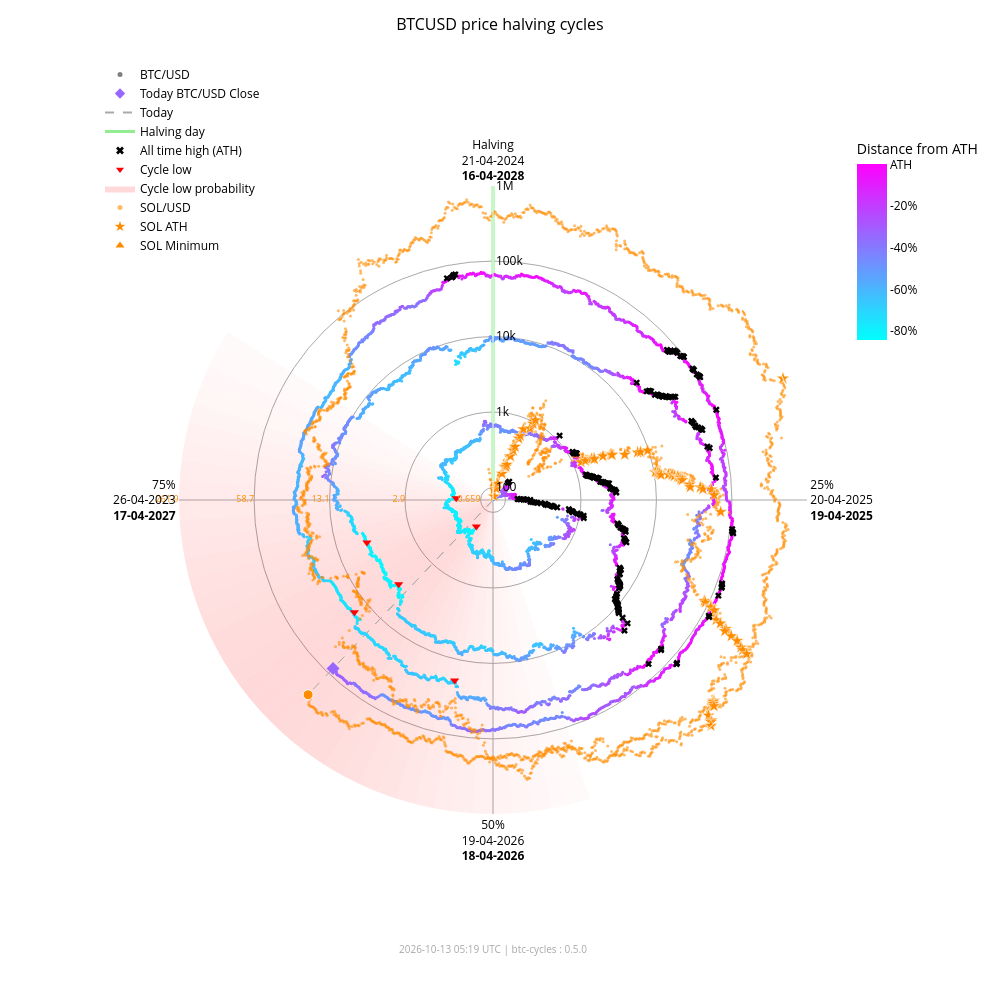

Notebook source saved alongside this figure:
### Markdown cell above
### Interactive chart with overlay

### Code cell
fig_overlay_interactive = btc.plot(
    kind="interactive",
    from_date="2012-11-28",
    overlay=sol,
)
fig_overlay_interactive.show(config={"scrollZoom": True, "displayModeBar": True})

### Figure 1 — Plotly figure (JSON) as saved in the notebook; plotly's stock layout.template omitted (floating-point values rounded to 4 significant figures; data arrays with more than 128 entries replaced by an {"elided": "..."} marker saying what was removed)
{"data": [{"fill": "toself", "fillcolor": "rgba(255,0,0,0.018306980149439524)", "hoverinfo": "skip", "line": {"width": 0}, "mode": "lines", "r": [68.43, 1000000, 1000000, 68.43, 68.43], "showlegend": false, "theta": [162.0, 162.0, 165.6, 165.6, 162.0], "type": "scatterpolar"}, {"fill": "toself", "fillcolor": "rgba(255,0,0,0.02405911634527998)", "hoverinfo": "skip", "line": {"width": 0}, "mode": "lines", "r": [68.43, 1000000, 1000000, 68.43, 68.43], "showlegend": false, "theta": [165.6, 165.6, 169.2, 169.2, 165.6], "type": "scatterpolar"}, {"fill": "toself", "fillcolor": "rgba(255,0,0,0.030803449372254352)", "hoverinfo": "skip", "line": {"width": 0}, "mode": "lines", "r": [68.43, 1000000, 1000000, 68.43, 68.43], "showlegend": false, "theta": [169.2, 169.2, 172.8, 172.8, 169.2], "type": "scatterpolar"}, {"fill": "toself", "fillcolor": "rgba(255,0,0,0.03847233586005252)", "hoverinfo": "skip", "line": {"width": 0}, "mode": "lines", "r": [68.43, 1000000, 1000000, 68.43, 68.43], "showlegend": false, "theta": [172.8, 172.8, 176.4, 176.4, 172.8], "type": "scatterpolar"}, {"fill": "toself", "fillcolor": "rgba(255,0,0,0.04694405159551339)", "hoverinfo": "skip", "line": {"width": 0}, "mode": "lines", "r": [68.43, 1000000, 1000000, 68.43, 68.43], "showlegend": false, "theta": [176.4, 176.4, 180.0, 180.0, 176.4], "type": "scatterpolar"}, {"fill": "toself", "fillcolor": "rgba(255,0,0,0.05605603979818329)", "hoverinfo": "skip", "line": {"width": 0}, "mode": "lines", "r": [68.43, 1000000, 1000000, 68.43, 68.43], "showlegend": false, "theta": [180.0, 180.0, 183.6, 183.6, 180.0], "type": "scatterpolar"}, {"fill": "toself", "fillcolor": "rgba(255,0,0,0.06562330627802694)", "hoverinfo": "skip", "line": {"width": 0}, "mode": "lines", "r": [68.43, 1000000, 1000000, 68.43, 68.43], "showlegend": false, "theta": [183.6, 183.6, 187.2, 187.2, 183.6], "type": "scatterpolar"}, {"fill": "toself", "fillcolor": "rgba(255,0,0,0.07545707932574237)", "hoverinfo": "skip", "line": {"width": 0}, "mode": "lines", "r": [68.43, 1000000, 1000000, 68.43, 68.43], "showlegend": false, "theta": [187.2, 187.2, 190.8, 190.8, 187.2], "type": "scatterpolar"}, {"fill": "toself", "fillcolor": "rgba(255,0,0,0.08537841060169407)", "hoverinfo": "skip", "line": {"width": 0}, "mode": "lines", "r": [68.43, 1000000, 1000000, 68.43, 68.43], "showlegend": false, "theta": [190.8, 190.8, 194.4, 194.4, 190.8], "type": "scatterpolar"}, {"fill": "toself", "fillcolor": "rgba(255,0,0,0.09522272137134848)", "hoverinfo": "skip", "line": {"width": 0}, "mode": "lines", "r": [68.43, 1000000, 1000000, 68.43, 68.43], "showlegend": false, "theta": [194.4, 194.4, 198.0, 198.0, 194.4], "type": "scatterpolar"}, {"fill": "toself", "fillcolor": "rgba(255,0,0,0.10483418800389058)", "hoverinfo": "skip", "line": {"width": 0}, "mode": "lines", "r": [68.43, 1000000, 1000000, 68.43, 68.43], "showlegend": false, "theta": [198.0, 198.0, 201.6, 201.6, 198.0], "type": "scatterpolar"}, {"fill": "toself", "fillcolor": "rgba(255,0,0,0.11405248627197925)", "hoverinfo": "skip", "line": {"width": 0}, "mode": "lines", "r": [68.43, 1000000, 1000000, 68.43, 68.43], "showlegend": false, "theta": [201.6, 201.6, 205.2, 205.2, 201.6], "type": "scatterpolar"}, {"fill": "toself", "fillcolor": "rgba(255,0,0,0.12269756305009562)", "hoverinfo": "skip", "line": {"width": 0}, "mode": "lines", "r": [68.43, 1000000, 1000000, 68.43, 68.43], "showlegend": false, "theta": [205.2, 205.2, 208.8, 208.8, 205.2], "type": "scatterpolar"}, {"fill": "toself", "fillcolor": "rgba(255,0,0,0.13055959037792858)", "hoverinfo": "skip", "line": {"width": 0}, "mode": "lines", "r": [68.43, 1000000, 1000000, 68.43, 68.43], "showlegend": false, "theta": [208.8, 208.8, 212.4, 212.4, 208.8], "type": "scatterpolar"}, {"fill": "toself", "fillcolor": "rgba(255,0,0,0.13740037014073872)", "hoverinfo": "skip", "line": {"width": 0}, "mode": "lines", "r": [68.43, 1000000, 1000000, 68.43, 68.43], "showlegend": false, "theta": [212.4, 212.4, 216.0, 216.0, 212.4], "type": "scatterpolar"}, {"fill": "toself", "fillcolor": "rgba(255,0,0,0.14296927208088228)", "hoverinfo": "skip", "line": {"width": 0}, "mode": "lines", "r": [68.43, 1000000, 1000000, 68.43, 68.43], "showlegend": false, "theta": [216.0, 216.0, 219.6, 219.6, 216.0], "type": "scatterpolar"}, {"fill": "toself", "fillcolor": "rgba(255,0,0,0.14703219887325494)", "hoverinfo": "skip", "line": {"width": 0}, "mode": "lines", "r": [68.43, 1000000, 1000000, 68.43, 68.43], "showlegend": false, "theta": [219.6, 219.6, 223.2, 223.2, 219.6], "type": "scatterpolar"}, {"fill": "toself", "fillcolor": "rgba(255,0,0,0.14940752827264187)", "hoverinfo": "skip", "line": {"width": 0}, "mode": "lines", "r": [68.43, 1000000, 1000000, 68.43, 68.43], "showlegend": false, "theta": [223.2, 223.2, 226.8, 226.8, 223.2], "type": "scatterpolar"}, {"fill": "toself", "fillcolor": "rgba(255,0,0,0.15)", "hoverinfo": "skip", "line": {"width": 0}, "mode": "lines", "r": [68.43, 1000000, 1000000, 68.43, 68.43], "showlegend": false, "theta": [226.8, 226.8, 230.4, 230.4, 226.8], "type": "scatterpolar"}, {"fill": "toself", "fillcolor": "rgba(255,0,0,0.14882314851976614)", "hoverinfo": "skip", "line": {"width": 0}, "mode": "lines", "r": [68.43, 1000000, 1000000, 68.43, 68.43], "showlegend": false, "theta": [230.4, 230.4, 234.0, 234.0, 230.4], "type": "scatterpolar"}, {"fill": "toself", "fillcolor": "rgba(255,0,0,0.14600334989350275)", "hoverinfo": "skip", "line": {"width": 0}, "mode": "lines", "r": [68.43, 1000000, 1000000, 68.43, 68.43], "showlegend": false, "theta": [234.0, 234.0, 237.6, 237.6, 234.0], "type": "scatterpolar"}, {"fill": "toself", "fillcolor": "rgba(255,0,0,0.14176315293000513)", "hoverinfo": "skip", "line": {"width": 0}, "mode": "lines", "r": [68.43, 1000000, 1000000, 68.43, 68.43], "showlegend": false, "theta": [237.6, 237.6, 241.2, 241.2, 237.6], "type": "scatterpolar"}, {"fill": "toself", "fillcolor": "rgba(255,0,0,0.1363869302869166)", "hoverinfo": "skip", "line": {"width": 0}, "mode": "lines", "r": [68.43, 1000000, 1000000, 68.43, 68.43], "showlegend": false, "theta": [241.2, 241.2, 244.8, 244.8, 241.2], "type": "scatterpolar"}, {"fill": "toself", "fillcolor": "rgba(255,0,0,0.13017643696734477)", "hoverinfo": "skip", "line": {"width": 0}, "mode": "lines", "r": [68.43, 1000000, 1000000, 68.43, 68.43], "showlegend": false, "theta": [244.8, 244.8, 248.4, 248.4, 244.8], "type": "scatterpolar"}, {"fill": "toself", "fillcolor": "rgba(255,0,0,0.1234063302665758)", "hoverinfo": "skip", "line": {"width": 0}, "mode": "lines", "r": [68.43, 1000000, 1000000, 68.43, 68.43], "showlegend": false, "theta": [248.4, 248.4, 252.0, 252.0, 248.4], "type": "scatterpolar"}, {"fill": "toself", "fillcolor": "rgba(255,0,0,0.11628949020714345)", "hoverinfo": "skip", "line": {"width": 0}, "mode": "lines", "r": [68.43, 1000000, 1000000, 68.43, 68.43], "showlegend": false, "theta": [252.0, 252.0, 255.6, 255.6, 252.0], "type": "scatterpolar"}, {"fill": "toself", "fillcolor": "rgba(255,0,0,0.108959277972535)", "hoverinfo": "skip", "line": {"width": 0}, "mode": "lines", "r": [68.43, 1000000, 1000000, 68.43, 68.43], "showlegend": false, "theta": [255.6, 255.6, 259.2, 259.2, 255.6], "type": "scatterpolar"}, {"fill": "toself", "fillcolor": "rgba(255,0,0,0.1014715299920515)", "hoverinfo": "skip", "line": {"width": 0}, "mode": "lines", "r": [68.43, 1000000, 1000000, 68.43, 68.43], "showlegend": false, "theta": [259.2, 259.2, 262.8, 262.8, 259.2], "type": "scatterpolar"}, {"fill": "toself", "fillcolor": "rgba(255,0,0,0.09382430417652897)", "hoverinfo": "skip", "line": {"width": 0}, "mode": "lines", "r": [68.43, 1000000, 1000000, 68.43, 68.43], "showlegend": false, "theta": [262.8, 262.8, 266.4, 266.4, 262.8], "type": "scatterpolar"}, {"fill": "toself", "fillcolor": "rgba(255,0,0,0.08598937207621672)", "hoverinfo": "skip", "line": {"width": 0}, "mode": "lines", "r": [68.43, 1000000, 1000000, 68.43, 68.43], "showlegend": false, "theta": [266.4, 266.4, 270.0, 270.0, 266.4], "type": "scatterpolar"}, {"fill": "toself", "fillcolor": "rgba(255,0,0,0.07794710108398434)", "hoverinfo": "skip", "line": {"width": 0}, "mode": "lines", "r": [68.43, 1000000, 1000000, 68.43, 68.43], "showlegend": false, "theta": [270.0, 270.0, 273.6, 273.6, 270.0], "type": "scatterpolar"}, {"fill": "toself", "fillcolor": "rgba(255,0,0,0.06971614429145927)", "hoverinfo": "skip", "line": {"width": 0}, "mode": "lines", "r": [68.43, 1000000, 1000000, 68.43, 68.43], "showlegend": false, "theta": [273.6, 273.6, 277.2, 277.2, 273.6], "type": "scatterpolar"}, {"fill": "toself", "fillcolor": "rgba(255,0,0,0.061371174705723626)", "hoverinfo": "skip", "line": {"width": 0}, "mode": "lines", "r": [68.43, 1000000, 1000000, 68.43, 68.43], "showlegend": false, "theta": [277.2, 277.2, 280.8, 280.8, 277.2], "type": "scatterpolar"}, {"fill": "toself", "fillcolor": "rgba(255,0,0,0.05304520605236535)", "hoverinfo": "skip", "line": {"width": 0}, "mode": "lines", "r": [68.43, 1000000, 1000000, 68.43, 68.43], "showlegend": false, "theta": [280.8, 280.8, 284.4, 284.4, 280.8], "type": "scatterpolar"}, {"fill": "toself", "fillcolor": "rgba(255,0,0,0.044916938988340704)", "hoverinfo": "skip", "line": {"width": 0}, "mode": "lines", "r": [68.43, 1000000, 1000000, 68.43, 68.43], "showlegend": false, "theta": [284.4, 284.4, 288.0, 288.0, 284.4], "type": "scatterpolar"}, {"fill": "toself", "fillcolor": "rgba(255,0,0,0.0371870550186571)", "hoverinfo": "skip", "line": {"width": 0}, "mode": "lines", "r": [68.43, 1000000, 1000000, 68.43, 68.43], "showlegend": false, "theta": [288.0, 288.0, 291.6, 291.6, 288.0], "type": "scatterpolar"}, {"fill": "toself", "fillcolor": "rgba(255,0,0,0.030049603184432498)", "hoverinfo": "skip", "line": {"width": 0}, "mode": "lines", "r": [68.43, 1000000, 1000000, 68.43, 68.43], "showlegend": false, "theta": [291.6, 291.6, 295.2, 295.2, 291.6], "type": "scatterpolar"}, {"fill": "toself", "fillcolor": "rgba(255,0,0,0.023665126797805223)", "hoverinfo": "skip", "line": {"width": 0}, "mode": "lines", "r": [68.43, 1000000, 1000000, 68.43, 68.43], "showlegend": false, "theta": [295.2, 295.2, 298.8, 298.8, 295.2], "type": "scatterpolar"}, {"fill": "toself", "fillcolor": "rgba(255,0,0,0.018141004067302662)", "hoverinfo": "skip", "line": {"width": 0}, "mode": "lines", "r": [68.43, 1000000, 1000000, 68.43, 68.43], "showlegend": false, "theta": [298.8, 298.8, 302.4, 302.4, 298.8], "type": "scatterpolar"}, {"hoverinfo": "skip", "line": {"color": "darkgrey", "dash": "dash", "width": 1}, "mode": "lines", "r": [68.43, 81760.0], "showlegend": false, "theta": [223.5, 223.5], "type": "scatterpolar"}, {"hoverinfo": "skip", "line": {"color": "darkgrey", "dash": "dash", "width": 1}, "mode": "lines", "r": [68.43, 247000.0], "showlegend": false, "theta": [223.5, 223.5], "type": "scatterpolar"}, {"hoverinfo": "skip", "line": {"color": "lightgreen", "width": 3}, "mode": "lines", "r": [68.43, 1000000], "showlegend": false, "theta": [0, 0], "type": "scatterpolar"}, {"hoverinfo": "text", "marker": {"color": {"elided": "4917 str values"}, "size": 3}, "mode": "markers", "r": {"elided": "4917 float values"}, "showlegend": false, "text": {"elided": "4917 str values"}, "theta": {"elided": "4917 float values"}, "type": "scatterpolar"}, {"hoverinfo": "text", "marker": {"color": "#FF8C00", "opacity": 0.6, "size": 3}, "mode": "markers", "r": {"elided": "2377 float values"}, "showlegend": false, "text": {"elided": "2377 str values"}, "theta": {"elided": "2377 float values"}, "type": "scatterpolar"}, {"hoverinfo": "text", "marker": {"color": "#9768ff", "size": 10, "symbol": "diamond"}, "mode": "markers", "r": [81760.0], "showlegend": false, "text": ["Today<br>Date: 2026-10-12<br>Price: $81,762.56"], "theta": [223.5], "type": "scatterpolar"}, {"hoverinfo": "text", "marker": {"color": "#FF8C00", "line": {"color": "white", "width": 1}, "size": 10, "symbol": "circle"}, "mode": "markers", "r": [247000.0], "showlegend": false, "text": ["Today SOL<br>Date: 2026-10-12<br>Price: $105.56"], "theta": [223.5], "type": "scatterpolar"}, {"hoverinfo": "text", "marker": {"color": "#FF8C00", "line": {"color": "white", "width": 0.5}, "size": 10, "symbol": "star"}, "mode": "markers", "r": [68.43, 76.69, 98.28, 115.1, 160.2, 199.2, 200.3, 203.8, 217.3, 287.8, 349.8, 397.3, 523.3, 573.2, 718.1, 798.5, 948.0, 1078.0, 1271.0, 1461.0, 1785.0, 1908.0, 1917.0, 2530.0, 3215.0, 3302.0, 3322.0, 4795.0, 7121.0, 7760.0, 9679.0, 10370.0, 11210.0, 11600.0, 11830.0, 12190.0, 15220.0, 16990.0, 18090.0, 20010.0, 20730.0, 21720.0, 21920.0, 22700.0, 28100.0, 28410.0, 38550.0, 41750.0, 54000.0, 58230.0, 71670.0, 86520.0, 90770.0, 111800.0, 112400.0, 128500.0, 155700.0, 182600.0, 229400.0, 231200.0, 295100.0, 371400.0, 451600.0, 493500.0, 583700.0, 612100.0, 618900.0, 644000.0, 686600.0, 744100.0, 879500.0, 907500.0, 980900.0, 1000000.0], "showlegend": false, "text": ["SOL ATH<br>Date: 2020-04-10<br>Price: $0.95", "SOL ATH<br>Date: 2020-07-12<br>Price: $1.02", "SOL ATH<br>Date: 2020-07-13<br>Price: $1.18", "SOL ATH<br>Date: 2020-07-15<br>Price: $1.29", "SOL ATH<br>Date: 2020-07-26<br>Price: $1.57", "SOL ATH<br>Date: 2020-07-27<br>Price: $1.78", "SOL ATH<br>Date: 2020-07-28<br>Price: $1.78", "SOL ATH<br>Date: 2020-08-03<br>Price: $1.80", "SOL ATH<br>Date: 2020-08-04<br>Price: $1.87", "SOL ATH<br>Date: 2020-08-06<br>Price: $2.21", "SOL ATH<br>Date: 2020-08-08<br>Price: $2.47", "SOL ATH<br>Date: 2020-08-09<br>Price: $2.67", "SOL ATH<br>Date: 2020-08-10<br>Price: $3.13", "SOL ATH<br>Date: 2020-08-11<br>Price: $3.30", "SOL ATH<br>Date: 2020-08-12<br>Price: $3.77", "SOL ATH<br>Date: 2020-08-28<br>Price: $4.01", "SOL ATH<br>Date: 2020-08-30<br>Price: $4.44", "SOL ATH<br>Date: 2020-08-31<br>Price: $4.78", "SOL ATH<br>Date: 2021-02-02<br>Price: $5.27", "SOL ATH<br>Date: 2021-02-03<br>Price: $5.72", "SOL ATH<br>Date: 2021-02-04<br>Price: $6.43", "SOL ATH<br>Date: 2021-02-05<br>Price: $6.68", "SOL ATH<br>Date: 2021-02-07<br>Price: $6.70", "SOL ATH<br>Date: 2021-02-08<br>Price: $7.88", "SOL ATH<br>Date: 2021-02-10<br>Price: $9.07", "SOL ATH<br>Date: 2021-02-11<br>Price: $9.22", "SOL ATH<br>Date: 2021-02-12<br>Price: $9.25", "SOL ATH<br>Date: 2021-02-19<br>Price: $11.47", "SOL ATH<br>Date: 2021-02-22<br>Price: $14.45", "SOL ATH<br>Date: 2021-02-23<br>Price: $15.20", "SOL ATH<br>Date: 2021-02-24<br>Price: $17.30", "SOL ATH<br>Date: 2021-03-28<br>Price: $18.02", "SOL ATH<br>Date: 2021-03-29<br>Price: $18.85", "SOL ATH<br>Date: 2021-03-30<br>Price: $19.23", "SOL ATH<br>Date: 2021-03-31<br>Price: $19.47", "SOL ATH<br>Date: 2021-04-02<br>Price: $19.81", "SOL ATH<br>Date: 2021-04-03<br>Price: $22.55", "SOL ATH<br>Date: 2021-04-04<br>Price: $24.06", "SOL ATH<br>Date: 2021-04-06<br>Price: $24.96", "SOL ATH<br>Date: 2021-04-07<br>Price: $26.48", "SOL ATH<br>Date: 2021-04-08<br>Price: $27.03", "SOL ATH<br>Date: 2021-04-09<br>Price: $27.78", "SOL ATH<br>Date: 2021-04-11<br>Price: $27.93", "SOL ATH<br>Date: 2021-04-12<br>Price: $28.51", "SOL ATH<br>Date: 2021-04-18<br>Price: $32.30", "SOL ATH<br>Date: 2021-04-21<br>Price: $32.51", "SOL ATH<br>Date: 2021-04-22<br>Price: $38.88", "SOL ATH<br>Date: 2021-04-24<br>Price: $40.74", "SOL ATH<br>Date: 2021-04-25<br>Price: $47.37", "SOL ATH<br>Date: 2021-05-01<br>Price: $49.51", "SOL ATH<br>Date: 2021-05-18<br>Price: $55.91", "SOL ATH<br>Date: 2021-08-16<br>Price: $62.43", "SOL ATH<br>Date: 2021-08-17<br>Price: $64.21", "SOL ATH<br>Date: 2021-08-18<br>Price: $72.54", "SOL ATH<br>Date: 2021-08-19<br>Price: $72.76", "SOL ATH<br>Date: 2021-08-20<br>Price: $78.72", "SOL ATH<br>Date: 2021-08-27<br>Price: $88.09", "SOL ATH<br>Date: 2021-08-28<br>Price: $96.70", "SOL ATH<br>Date: 2021-08-30<br>Price: $110.54", "SOL ATH<br>Date: 2021-09-01<br>Price: $111.03", "SOL ATH<br>Date: 2021-09-02<br>Price: $128.10", "SOL ATH<br>Date: 2021-09-03<br>Price: $146.58", "SOL ATH<br>Date: 2021-09-06<br>Price: $164.38", "SOL ATH<br>Date: 2021-09-07<br>Price: $173.15", "SOL ATH<br>Date: 2021-09-08<br>Price: $191.04", "SOL ATH<br>Date: 2021-10-22<br>Price: $196.43", "SOL ATH<br>Date: 2021-10-23<br>Price: $197.70", "SOL ATH<br>Date: 2021-10-24<br>Price: $202.36", "SOL ATH<br>Date: 2021-10-25<br>Price: $210.10", "SOL ATH<br>Date: 2021-11-02<br>Price: $220.24", "SOL ATH<br>Date: 2021-11-03<br>Price: $242.90", "SOL ATH<br>Date: 2021-11-04<br>Price: $247.39", "SOL ATH<br>Date: 2021-11-06<br>Price: $258.93", "SOL ATH<br>Date: 2025-01-18<br>Price: $261.87"], "theta": [352.0, 15.5, 15.75, 16.25, 19.0, 19.25, 19.5, 21.0, 21.25, 21.75, 22.25, 22.5, 22.75, 23.0, 23.25, 27.25, 27.75, 28.0, 66.75, 67.0, 67.25, 67.5, 68.0, 68.25, 68.75, 69.0, 69.25, 71.0, 71.75, 72.0, 72.25, 80.25, 80.5, 80.75, 81.0, 81.5, 81.75, 82.0, 82.5, 82.75, 83.0, 83.25, 83.75, 84.0, 85.5, 86.25, 86.5, 87.0, 87.25, 88.75, 93.0, 115.5, 115.8, 116.0, 116.2, 116.5, 118.2, 118.5, 119.0, 119.5, 119.8, 120.0, 120.7, 121.0, 121.3, 132.2, 132.5, 132.8, 133.0, 135.0, 135.2, 135.5, 136.0, 67.25], "type": "scatterpolar"}, {"hoverinfo": "text", "marker": {"color": "#FF8C00", "line": {"color": "white", "width": 0.5}, "size": 10, "symbol": "triangle-up"}, "mode": "markers", "r": [68.43], "showlegend": false, "text": ["SOL Minimum<br>Date: 2020-05-11<br>Price: $0.52"], "theta": [0.0], "type": "scatterpolar"}, {"hoverinfo": "text", "marker": {"color": "black", "size": 6, "symbol": "x"}, "mode": "markers", "r": {"elided": "182 float values"}, "showlegend": false, "text": {"elided": "182 str values"}, "theta": {"elided": "182 float values"}, "type": "scatterpolar"}, {"hoverinfo": "text", "marker": {"color": "red", "size": 8, "symbol": "triangle-down"}, "mode": "markers", "r": [178.1, 210.5, 3237.0, 3961.0, 19020.0, 15790.0], "showlegend": false, "text": ["Cycle Low<br>Date: 2015-01-14<br>Price: $178.10<br>ATH distance: -84.5%", "Cycle Low<br>Date: 2015-08-24<br>Price: $210.49<br>ATH distance: -81.7%", "Cycle Low<br>Date: 2018-12-15<br>Price: $3,236.76<br>ATH distance: -83.4%", "Cycle Low<br>Date: 2019-03-15<br>Price: $3,960.91<br>ATH distance: -79.7%", "Cycle Low<br>Date: 2022-06-18<br>Price: $19,017.64<br>ATH distance: -71.9%", "Cycle Low<br>Date: 2022-11-21<br>Price: $15,787.28<br>ATH distance: -76.6%"], "theta": [212.1, 272.7, 228.3, 251.4, 192.0, 231.0], "type": "scatterpolar"}, {"marker": {"color": "grey", "size": 5}, "mode": "markers", "name": "BTC/USD", "r": [null], "theta": [null], "type": "scatterpolar"}, {"marker": {"color": "#9768ff", "size": 8, "symbol": "diamond"}, "mode": "markers", "name": "Today BTC/USD Close", "r": [null], "theta": [null], "type": "scatterpolar"}, {"line": {"color": "darkgrey", "dash": "dash"}, "mode": "lines", "name": "Today", "r": [null], "theta": [null], "type": "scatterpolar"}, {"line": {"color": "lightgreen", "width": 3}, "mode": "lines", "name": "Halving day", "r": [null], "theta": [null], "type": "scatterpolar"}, {"marker": {"color": "black", "size": 7, "symbol": "x"}, "mode": "markers", "name": "All time high (ATH)", "r": [null], "theta": [null], "type": "scatterpolar"}, {"marker": {"color": "red", "size": 7, "symbol": "triangle-down"}, "mode": "markers", "name": "Cycle low", "r": [null], "theta": [null], "type": "scatterpolar"}, {"fill": "toself", "fillcolor": "rgba(255,0,0,0.15)", "line": {"width": 0}, "mode": "lines", "name": "Cycle low probability", "r": [null], "theta": [null], "type": "scatterpolar"}, {"marker": {"color": "#FF8C00", "opacity": 0.6, "size": 5}, "mode": "markers", "name": "SOL/USD", "r": [null], "theta": [null], "type": "scatterpolar"}, {"marker": {"color": "#FF8C00", "size": 8, "symbol": "star"}, "mode": "markers", "name": "SOL ATH", "r": [null], "theta": [null], "type": "scatterpolar"}, {"marker": {"color": "#FF8C00", "size": 8, "symbol": "triangle-up"}, "mode": "markers", "name": "SOL Minimum", "r": [null], "theta": [null], "type": "scatterpolar"}, {"hoverinfo": "skip", "marker": {"cmax": 0, "cmin": -0.8453, "color": [0], "colorbar": {"len": 0.25, "ticktext": ["ATH", "-20%", "-40%", "-60%", "-80%", "-100%"], "tickvals": [0, -0.2, -0.4, -0.6, -0.8, -1.0], "title": {"text": "Distance from ATH"}, "x": 0.95, "y": 0.92, "yanchor": "top"}, "colorscale": {"elided": "256x2 mixed values"}, "showscale": true, "size": 0}, "mode": "markers", "r": [null], "showlegend": false, "theta": [null], "type": "scatterpolar"}, {"hoverinfo": "skip", "mode": "text", "r": [100, 1000, 10000, 100000, 1000000], "showlegend": false, "text": ["0.659", "2.9", "13.1", "58.7", "261.9"], "textfont": {"color": "#FF8C00", "size": 9}, "textposition": "middle left", "theta": [270, 270, 270, 270, 270], "type": "scatterpolar"}], "layout": {"annotations": [{"font": {"color": "darkgrey", "size": 10}, "showarrow": false, "text": "2026-10-13 05:19 UTC | btc-cycles : 0.5.0", "x": 0.5, "xref": "paper", "y": -0.02, "yref": "paper"}], "font": {"color": "black"}, "height": 1000, "legend": {"bgcolor": "rgba(0,0,0,0)", "font": {"color": "black"}, "x": 0.0, "y": 1.0}, "margin": {"b": 60, "l": 100, "r": 80, "t": 60}, "paper_bgcolor": "white", "plot_bgcolor": "white", "polar": {"angularaxis": {"color": "black", "direction": "clockwise", "gridcolor": "darkgrey", "rotation": 90, "ticktext": ["Halving<br>21-04-2024<br><b>16-04-2028</b>", "25%<br>20-04-2025<br><b>19-04-2025</b>", "50%<br>19-04-2026<br><b>18-04-2026</b>", "75%<br>26-04-2023<br><b>17-04-2027</b>"], "tickvals": [0, 90, 180, 270]}, "bgcolor": "white", "domain": {"x": [0.1, 0.9], "y": [0.05, 0.95]}, "radialaxis": {"angle": 90, "color": "black", "gridcolor": "darkgrey", "range": [1.835, 6.0], "tickangle": 90, "ticktext": ["100", "1k", "10k", "100k", "1M"], "tickvals": [100, 1000, 10000, 100000, 1000000], "type": "log"}}, "title": {"font": {"color": "black", "size": 16}, "text": "BTCUSD price halving cycles", "x": 0.5}, "width": 1000}}
